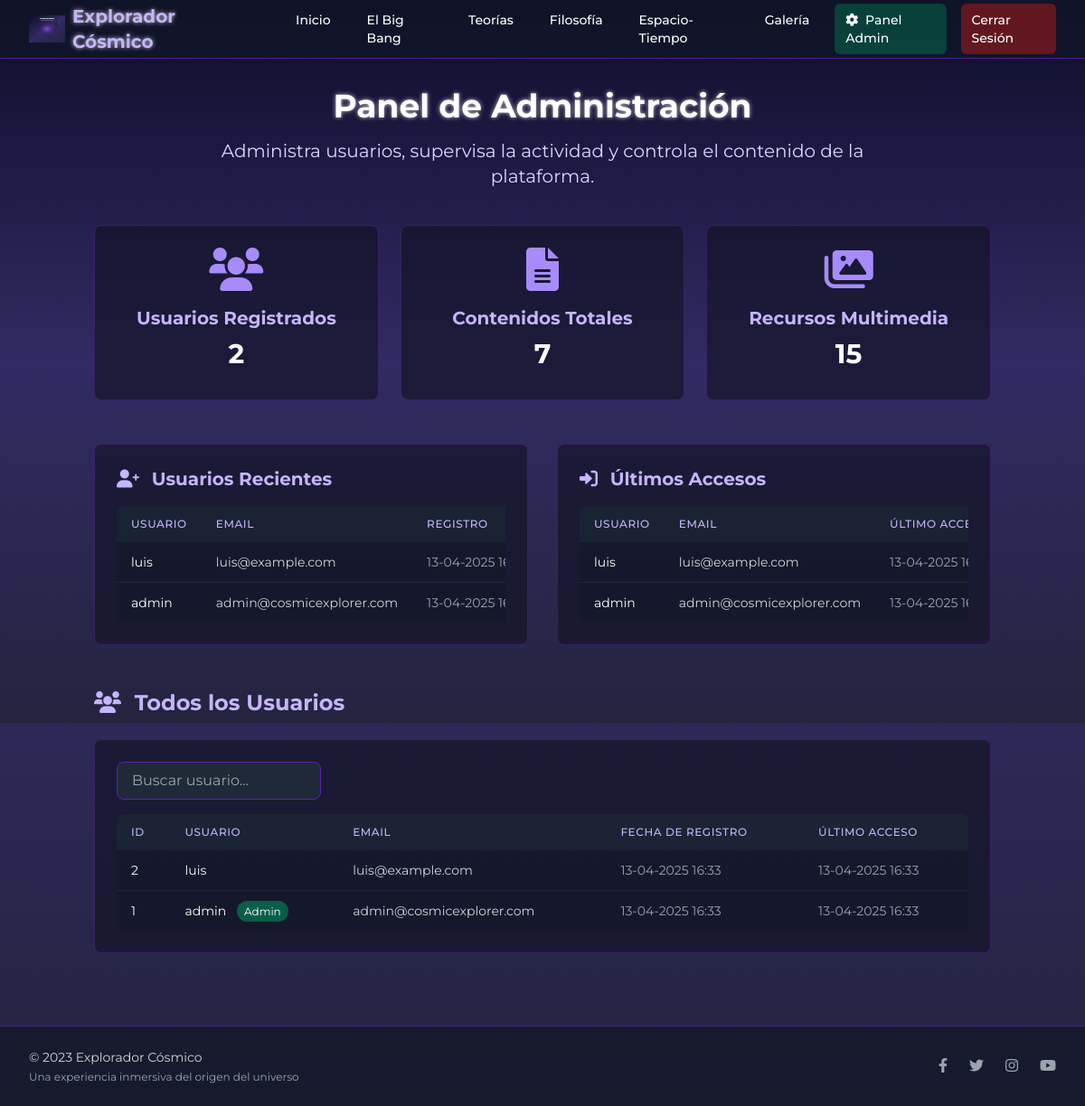
The app's page /admin (signed in) with its own data.
### models.py (models this page shows, shortened)
class Usuario(UserMixin, db.Model):
    id = db.Column(db.Integer, primary_key=True)
    username = db.Column(db.String(64), unique=True, nullable=False)
    email = db.Column(db.String(120), unique=True, nullable=False)
    password_hash = db.Column(db.String(256), nullable=False)
    fecha_registro = db.Column(db.DateTime, default=datetime.utcnow)
    ultimo_acceso = db.Column(db.DateTime, default=datetime.utcnow)

### routes.py (the view)
@app.route('/admin')
@login_required
def admin():
    if current_user.username != 'admin':
        flash('No tienes permiso para acceder al panel de administración', 'error')
        return redirect(url_for('dashboard'))
    usuarios = Usuario.query.order_by(desc(Usuario.fecha_registro)).all()
    total_usuarios = Usuario.query.count()
    usuarios_recientes = Usuario.query.order_by(desc(Usuario.fecha_registro)).limit(5).all()
    ultimos_accesos = Usuario.query.order_by(desc(Usuario.ultimo_acceso)).limit(5).all()
    total_contenidos = ContenidoCosmico.query.count()
    total_videos = VideoCosmico.query.count()
    total_imagenes = ImagenCosmica.query.count()
    return render_template('admin.html',
                          usuarios=usuarios,
                          total_usuarios=total_usuarios,
                          usuarios_recientes=usuarios_recientes,
                          ultimos_accesos=ultimos_accesos,
                          total_contenidos=total_contenidos,
                          total_videos=total_videos,
                          total_imagenes=total_imagenes)

### app.py (called while the page is built)
    @login_manager.user_loader
    def load_user(user_id):
        from models import Usuario
        return Usuario.query.get(int(user_id))

### templates/admin.html (shortened to what this page needs)
{% extends 'base.html' %}
{% block content %}
<div class="fade-in">
    <div class="text-center mb-10">
        <h1 class="text-4xl font-bold text-white text-glow mb-4">Panel de Administración</h1>
        <p class="text-xl text-purple-200 max-w-3xl mx-auto">
            Administra usuarios, supervisa la actividad y controla el contenido de la plataforma.
        </p>
    </div>
    <div class="grid grid-cols-1 md:grid-cols-3 gap-6 mb-12">
        <div class="content-card p-6 text-center">
            <i class="fas fa-users text-5xl text-purple-400 mb-4"></i>
            <h3 class="text-xl font-bold mb-2 text-purple-300">Usuarios Registrados</h3>
            <p class="text-3xl font-bold text-white mb-2">{{ total_usuarios }}</p>
        </div>
        <div class="content-card p-6 text-center">
            <i class="fas fa-file-alt text-5xl text-purple-400 mb-4"></i>
            <h3 class="text-xl font-bold mb-2 text-purple-300">Contenidos Totales</h3>
            <p class="text-3xl font-bold text-white mb-2">{{ total_contenidos }}</p>
        </div>
        <div class="content-card p-6 text-center">
            <i class="fas fa-images text-5xl text-purple-400 mb-4"></i>
            <h3 class="text-xl font-bold mb-2 text-purple-300">Recursos Multimedia</h3>
            <p class="text-3xl font-bold text-white mb-2">{{ total_videos + total_imagenes }}</p>
        </div>
    </div>
    <div class="grid grid-cols-1 md:grid-cols-2 gap-8 mb-12">
        <div class="content-card p-6">
            <h3 class="text-xl font-bold mb-4 text-purple-300">
                <i class="fas fa-user-plus mr-2"></i> Usuarios Recientes
            </h3>
            <div class="overflow-x-auto">
                <table class="min-w-full bg-gray-900 bg-opacity-50 rounded-lg overflow-hidden">
                    <thead>
                        <tr>
                            <th class="py-3 px-4 bg-gray-800 bg-opacity-70 text-left text-xs font-medium text-purple-300 uppercase tracking-wider">Usuario</th>
                            <th class="py-3 px-4 bg-gray-800 bg-opacity-70 text-left text-xs font-medium text-purple-300 uppercase tracking-wider">Email</th>
                            <th class="py-3 px-4 bg-gray-800 bg-opacity-70 text-left text-xs font-medium text-purple-300 uppercase tracking-wider">Registro</th>
                        </tr>
                    </thead>
                    <tbody class="divide-y divide-gray-800">
                        {% for usuario in usuarios_recientes %}
                        <tr class="hover:bg-gray-800 hover:bg-opacity-40 transition-colors">
                            <td class="py-3 px-4 whitespace-nowrap text-sm text-white">{{ usuario.username }}</td>
                            <td class="py-3 px-4 whitespace-nowrap text-sm text-gray-300">{{ usuario.email }}</td>
                            <td class="py-3 px-4 whitespace-nowrap text-sm text-gray-400">{{ usuario.fecha_registro.strftime('%d-%m-%Y %H:%M') }}</td>
                        </tr>
                        {% endfor %}
                    </tbody>
                </table>
            </div>
        </div>
        <div class="content-card p-6">
            <h3 class="text-xl font-bold mb-4 text-purple-300">
                <i class="fas fa-sign-in-alt mr-2"></i> Últimos Accesos
            </h3>
            <div class="overflow-x-auto">
                <table class="min-w-full bg-gray-900 bg-opacity-50 rounded-lg overflow-hidden">
                    <thead>
                        <tr>
                            <th class="py-3 px-4 bg-gray-800 bg-opacity-70 text-left text-xs font-medium text-purple-300 uppercase tracking-wider">Usuario</th>
                            <th class="py-3 px-4 bg-gray-800 bg-opacity-70 text-left text-xs font-medium text-purple-300 uppercase tracking-wider">Email</th>
                            <th class="py-3 px-4 bg-gray-800 bg-opacity-70 text-left text-xs font-medium text-purple-300 uppercase tracking-wider">Último Acceso</th>
                        </tr>
                    </thead>
                    <tbody class="divide-y divide-gray-800">
                        {% for usuario in ultimos_accesos %}
                        <tr class="hover:bg-gray-800 hover:bg-opacity-40 transition-colors">
                            <td class="py-3 px-4 whitespace-nowrap text-sm text-white">{{ usuario.username }}</td>
                            <td class="py-3 px-4 whitespace-nowrap text-sm text-gray-300">{{ usuario.email }}</td>
                            <td class="py-3 px-4 whitespace-nowrap text-sm text-gray-400">{{ usuario.ultimo_acceso.strftime('%d-%m-%Y %H:%M') }}</td>
                        </tr>
                        {% endfor %}
                    </tbody>
                </table>
            </div>
        </div>
    </div>
    <div class="mb-12">
        <h2 class="text-2xl font-bold text-purple-300 mb-6 section-header">
            <i class="fas fa-users mr-2"></i> Todos los Usuarios
        </h2>
        <div class="content-card p-6">
            <div class="mb-4 flex justify-between items-center">
                <div>
                    <input type="text" id="userSearch" placeholder="Buscar usuario..." class="px-4 py-2 rounded-lg bg-gray-800 text-white border border-purple-800 focus:outline-none focus:ring-2 focus:ring-purple-500">
                </div>
            </div>
            <div class="overflow-x-auto">
                <table id="usersTable" class="min-w-full bg-gray-900 bg-opacity-50 rounded-lg overflow-hidden">
                    <thead>
                        <tr>
                            <th class="py-3 px-4 bg-gray-800 bg-opacity-70 text-left text-xs font-medium text-purple-300 uppercase tracking-wider">ID</th>
                            <th class="py-3 px-4 bg-gray-800 bg-opacity-70 text-left text-xs font-medium text-purple-300 uppercase tracking-wider">Usuario</th>
                            <th class="py-3 px-4 bg-gray-800 bg-opacity-70 text-left text-xs font-medium text-purple-300 uppercase tracking-wider">Email</th>
                            <th class="py-3 px-4 bg-gray-800 bg-opacity-70 text-left text-xs font-medium text-purple-300 uppercase tracking-wider">Fecha de Registro</th>
                            <th class="py-3 px-4 bg-gray-800 bg-opacity-70 text-left text-xs font-medium text-purple-300 uppercase tracking-wider">Último Acceso</th>
                        </tr>
                    </thead>
                    <tbody class="divide-y divide-gray-800">
                        {% for usuario in usuarios %}
                        <tr class="hover:bg-gray-800 hover:bg-opacity-40 transition-colors">
                            <td class="py-3 px-4 whitespace-nowrap text-sm text-white">{{ usuario.id }}</td>
                            <td class="py-3 px-4 whitespace-nowrap text-sm text-white">
                                {{ usuario.username }}
                                {% if usuario.username == 'admin' %}
                                <span class="ml-2 px-2 py-1 text-xs bg-green-800 text-white rounded-full">Admin</span>
                                {% endif %}
                            </td>
                            <td class="py-3 px-4 whitespace-nowrap text-sm text-gray-300">{{ usuario.email }}</td>
                            <td class="py-3 px-4 whitespace-nowrap text-sm text-gray-400">{{ usuario.fecha_registro.strftime('%d-%m-%Y %H:%M') }}</td>
                            <td class="py-3 px-4 whitespace-nowrap text-sm text-gray-400">{{ usuario.ultimo_acceso.strftime('%d-%m-%Y %H:%M') }}</td>
                        </tr>
                        {% endfor %}
                    </tbody>
                </table>
            </div>
        </div>
    </div>
</div>
{% endblock %}

### templates/base.html (shortened to what this page needs)
<!DOCTYPE html>
<html lang="es">
<head>
    <link rel="stylesheet" href="{{ url_for('static', filename='css/tailwind.css') }}">
    <link rel="stylesheet" href="{{ url_for('static', filename='css/custom.css') }}">
    <link rel="stylesheet" href="https://cdnjs.cloudflare.com/ajax/libs/font-awesome/6.0.0/css/all.min.css">
</head>
<body class="bg-cosmos text-white min-h-screen flex flex-col">
    <div class="cosmic-background">
        <div class="stars"></div>
    </div>
    <nav class="z-10 bg-gray-900 bg-opacity-70 backdrop-filter backdrop-blur-sm border-b border-purple-900">
        <div class="max-w-7xl mx-auto px-4 sm:px-6 lg:px-8">
            <div class="flex items-center justify-between h-16">
                <div class="flex items-center">
                    <a href="{{ url_for('index') }}" class="flex items-center">
                        <img class="h-10 w-10" src="{{ url_for('static', filename='svg/cosmos.svg') }}" alt="Logo">
                        <span class="ml-2 text-xl font-bold text-purple-300 text-glow">Explorador Cósmico</span>
                    </a>
                </div>
                <div class="hidden md:block">
                    <div class="ml-10 flex items-baseline space-x-4">
                        {% if current_user.is_authenticated %}
                            <a href="{{ url_for('dashboard') }}" class="px-3 py-2 rounded-md text-sm font-medium text-white hover:bg-purple-800 hover:bg-opacity-50 transition-colors">Inicio</a>
                            <a href="{{ url_for('big_bang') }}" class="px-3 py-2 rounded-md text-sm font-medium text-white hover:bg-purple-800 hover:bg-opacity-50 transition-colors">El Big Bang</a>
                            <a href="{{ url_for('theories') }}" class="px-3 py-2 rounded-md text-sm font-medium text-white hover:bg-purple-800 hover:bg-opacity-50 transition-colors">Teorías</a>
                            <a href="{{ url_for('philosophy') }}" class="px-3 py-2 rounded-md text-sm font-medium text-white hover:bg-purple-800 hover:bg-opacity-50 transition-colors">Filosofía</a>
                            <a href="{{ url_for('space_time') }}" class="px-3 py-2 rounded-md text-sm font-medium text-white hover:bg-purple-800 hover:bg-opacity-50 transition-colors">Espacio-Tiempo</a>
                            <a href="{{ url_for('gallery') }}" class="px-3 py-2 rounded-md text-sm font-medium text-white hover:bg-purple-800 hover:bg-opacity-50 transition-colors">Galería</a>
                            {% if current_user.username == 'admin' %}
                            <a href="{{ url_for('admin') }}" class="px-3 py-2 rounded-md text-sm font-medium text-white bg-green-800 bg-opacity-60 hover:bg-green-700 transition-colors"><i class="fas fa-cog mr-1"></i> Panel Admin</a>
                            {% endif %}
                            <a href="{{ url_for('logout') }}" class="ml-4 px-3 py-2 rounded-md text-sm font-medium text-white bg-red-800 bg-opacity-60 hover:bg-red-700 transition-colors">Cerrar Sesión</a>
                        {% endif %}
                    </div>
                </div>
            </div>
        </div>
    </nav>
    <main class="flex-grow container mx-auto px-4 py-8 z-10">
        {% block content %}{% endblock %}
    </main>
    <footer class="z-10 bg-gray-900 bg-opacity-70 backdrop-filter backdrop-blur-sm border-t border-purple-900">
        <div class="max-w-7xl mx-auto px-4 py-6 sm:px-6 lg:px-8">
            <div class="flex flex-col md:flex-row justify-between items-center">
                <div class="mb-4 md:mb-0">
                    <p class="text-sm text-gray-300">&copy; 2023 Explorador Cósmico</p>
                    <p class="text-xs text-gray-400 mt-1">Una experiencia inmersiva del origen del universo</p>
                </div>
                <div class="flex space-x-6">
                    <a href="#" class="text-gray-400 hover:text-white">
                        <i class="fab fa-facebook-f"></i>
                    </a>
                    <a href="#" class="text-gray-400 hover:text-white">
                        <i class="fab fa-twitter"></i>
                    </a>
                    <a href="#" class="text-gray-400 hover:text-white">
                        <i class="fab fa-instagram"></i>
                    </a>
                    <a href="#" class="text-gray-400 hover:text-white">
                        <i class="fab fa-youtube"></i>
                    </a>
                </div>
            </div>
        </div>
    </footer>
</body>
</html>

### static/css/custom.css (style rules this page uses)
body { font-family: 'Montserrat', sans-serif; overflow-x: hidden; }
.cosmic-background { position: fixed; top: 0; left: 0; width: 100vw; height: 100vh; z-index: -1; background: linear-gradient(to bottom, #0f0c29, #302b63, #24243e); }
.stars { position: absolute; top: 0; left: 0; width: 100%; height: 100%; pointer-events: none; }
.content-card { background-color: rgba(20, 20, 40, 0.7); border-radius: 0.5rem; border: 1px solid rgba(138, 43, 226, 0.3); overflow: hidden; transition: transform 0.3s, box-shadow 0.3s; }

### records on screen
Usuario: username "luis", email "luis@example.com", fecha_registro "13-04-2025…", ultimo_acceso "13-04-2025…", id "2", fecha_registro "13-04-2025 16:33", ultimo_acceso "13-04-2025 16:33"
Usuario: username "admin", email "admin@cosmicexplorer.com", fecha_registro "13-04-2025…", ultimo_acceso "13-04-2025…", id "1", shows "Admin", fecha_registro "13-04-2025 16:33", ultimo_acceso "13-04-2025 16:33"

### other values on screen
{{ total_usuarios }} "2"
{{ total_contenidos }} "7"
{{ total_videos + total_imagenes }} "15"
